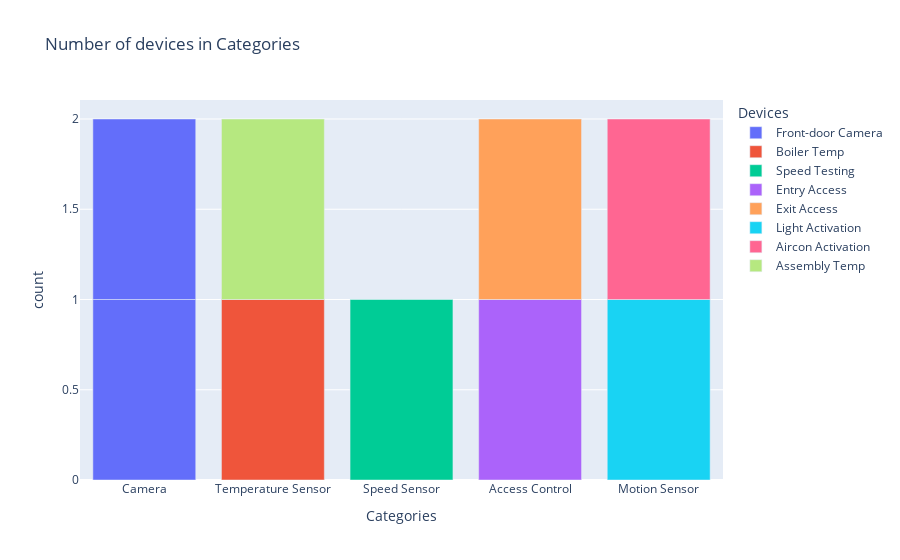

Source (notebook cell):
### Code cell
# visual to monitor device per category

selectionCategory = 'Categories'
plot_bar(selectionCategory)

### Figure 1 — Plotly figure (JSON) as saved in the notebook; plotly's stock layout.template omitted (floating-point values rounded to 4 significant figures)
{"data": [{"alignmentgroup": "True", "hovertemplate": "Devices=Front-door Camera<br>Categories=%{x}<br>count=%{y}<extra></extra>", "legendgroup": "Front-door Camera", "marker": {"color": "#636efa", "pattern": {"shape": ""}}, "name": "Front-door Camera", "offsetgroup": "Front-door Camera", "orientation": "v", "showlegend": true, "textposition": "auto", "type": "bar", "x": ["Camera", "Camera"], "xaxis": "x", "y": [1, 1], "yaxis": "y"}, {"alignmentgroup": "True", "hovertemplate": "Devices=Boiler Temp<br>Categories=%{x}<br>count=%{y}<extra></extra>", "legendgroup": "Boiler Temp", "marker": {"color": "#EF553B", "pattern": {"shape": ""}}, "name": "Boiler Temp", "offsetgroup": "Boiler Temp", "orientation": "v", "showlegend": true, "textposition": "auto", "type": "bar", "x": ["Temperature Sensor"], "xaxis": "x", "y": [1], "yaxis": "y"}, {"alignmentgroup": "True", "hovertemplate": "Devices=Speed Testing<br>Categories=%{x}<br>count=%{y}<extra></extra>", "legendgroup": "Speed Testing", "marker": {"color": "#00cc96", "pattern": {"shape": ""}}, "name": "Speed Testing", "offsetgroup": "Speed Testing", "orientation": "v", "showlegend": true, "textposition": "auto", "type": "bar", "x": ["Speed Sensor"], "xaxis": "x", "y": [1], "yaxis": "y"}, {"alignmentgroup": "True", "hovertemplate": "Devices=Entry Access<br>Categories=%{x}<br>count=%{y}<extra></extra>", "legendgroup": "Entry Access", "marker": {"color": "#ab63fa", "pattern": {"shape": ""}}, "name": "Entry Access", "offsetgroup": "Entry Access", "orientation": "v", "showlegend": true, "textposition": "auto", "type": "bar", "x": ["Access Control"], "xaxis": "x", "y": [1], "yaxis": "y"}, {"alignmentgroup": "True", "hovertemplate": "Devices=Exit Access<br>Categories=%{x}<br>count=%{y}<extra></extra>", "legendgroup": "Exit Access", "marker": {"color": "#FFA15A", "pattern": {"shape": ""}}, "name": "Exit Access", "offsetgroup": "Exit Access", "orientation": "v", "showlegend": true, "textposition": "auto", "type": "bar", "x": ["Access Control"], "xaxis": "x", "y": [1], "yaxis": "y"}, {"alignmentgroup": "True", "hovertemplate": "Devices=Light Activation<br>Categories=%{x}<br>count=%{y}<extra></extra>", "legendgroup": "Light Activation", "marker": {"color": "#19d3f3", "pattern": {"shape": ""}}, "name": "Light Activation", "offsetgroup": "Light Activation", "orientation": "v", "showlegend": true, "textposition": "auto", "type": "bar", "x": ["Motion Sensor"], "xaxis": "x", "y": [1], "yaxis": "y"}, {"alignmentgroup": "True", "hovertemplate": "Devices=Aircon Activation<br>Categories=%{x}<br>count=%{y}<extra></extra>", "legendgroup": "Aircon Activation", "marker": {"color": "#FF6692", "pattern": {"shape": ""}}, "name": "Aircon Activation", "offsetgroup": "Aircon Activation", "orientation": "v", "showlegend": true, "textposition": "auto", "type": "bar", "x": ["Motion Sensor"], "xaxis": "x", "y": [1], "yaxis": "y"}, {"alignmentgroup": "True", "hovertemplate": "Devices=Assembly Temp<br>Categories=%{x}<br>count=%{y}<extra></extra>", "legendgroup": "Assembly Temp", "marker": {"color": "#B6E880", "pattern": {"shape": ""}}, "name": "Assembly Temp", "offsetgroup": "Assembly Temp", "orientation": "v", "showlegend": true, "textposition": "auto", "type": "bar", "x": ["Temperature Sensor"], "xaxis": "x", "y": [1], "yaxis": "y"}], "layout": {"barmode": "relative", "legend": {"title": {"text": "Devices"}, "tracegroupgap": 0}, "title": {"text": "Number of devices in Categories"}, "xaxis": {"anchor": "y", "domain": [0, 1], "title": {"text": "Categories"}}, "yaxis": {"anchor": "x", "domain": [0, 1], "title": {"text": "count"}}}}
